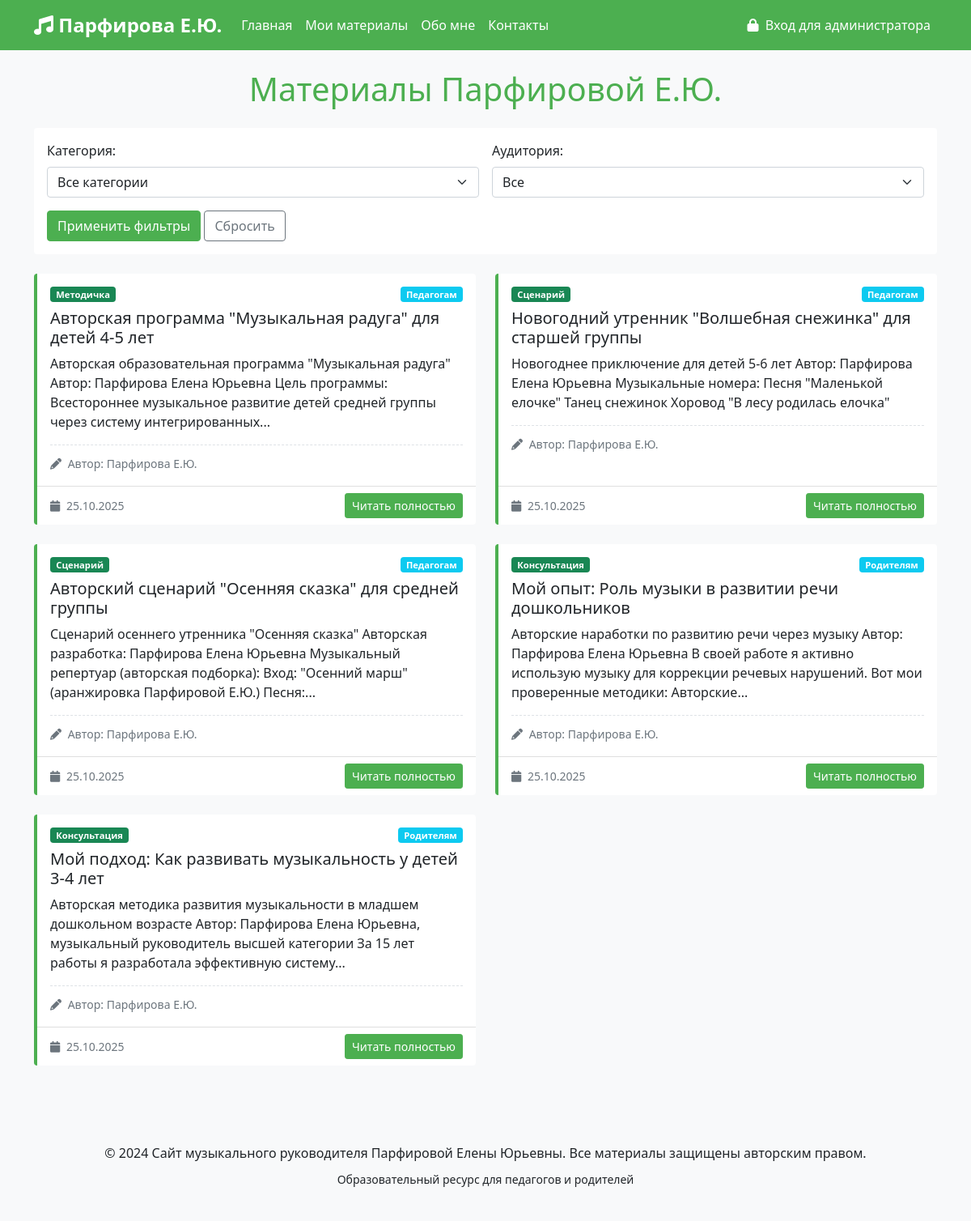
The page /materials on the database its author committed.
### models.py (models this page shows)
class Material(db.Model):
    id = db.Column(db.Integer, primary_key=True)
    title = db.Column(db.String(200), nullable=False)
    content = db.Column(db.Text, nullable=False)
    category = db.Column(db.String(50), nullable=False)
    target_audience = db.Column(db.String(50), nullable=False)
    created_date = db.Column(db.DateTime, nullable=False, default=datetime.utcnow)
    file_path = db.Column(db.String(300))
    is_published = db.Column(db.Boolean, default=True)

### app.py (the view)
@app.route('/materials')
def materials():
    log_visit('materials')
    category = request.args.get('category', 'all')
    audience = request.args.get('audience', 'all')
    query = Material.query.filter_by(is_published=True)
    if category != 'all':
        query = query.filter_by(category=category)
    if audience != 'all':
        query = query.filter_by(target_audience=audience)
    materials_list = query.order_by(Material.created_date.desc()).all()
    return render_template('materials.html',
                         materials=materials_list,
                         current_category=category,
                         current_audience=audience)

### app.py (called while the page is built)
def log_visit(page):
    visit = PageVisit(
        page=page,
        ip_address=request.remote_addr
    )
    db.session.add(visit)
    db.session.commit()

### templates/materials.html (shortened to what this page needs)
{% extends "base.html" %}
{% block content %}
<div class="container mt-4">
    <h1 class="text-center mb-4" style="color: #4CAF50;">Материалы Парфировой Е.Ю.</h1>
    <div class="card mb-4">
        <div class="card-body">
            <form method="get" class="row g-3">
                <div class="col-md-6">
                    <label class="form-label">Категория:</label>
                    <select name="category" class="form-select">
                        <option value="all" {% if current_category=='all' %}selected{% endif %}>Все категории</option>
                    </select>
                </div>
                <div class="col-md-6">
                    <label class="form-label">Аудитория:</label>
                    <select name="audience" class="form-select">
                        <option value="all" {% if current_audience=='all' %}selected{% endif %}>Все</option>
                    </select>
                </div>
                <div class="col-12">
                    <button type="submit" class="btn btn-success">Применить фильтры</button>
                    <a href="{{ url_for('materials') }}" class="btn btn-outline-secondary">Сбросить</a>
                </div>
            </form>
        </div>
    </div>
    <div class="row">
        {% for material in materials %}
        <div class="col-lg-6 mb-4">
            <div class="card h-100 material-card">
                <div class="card-body">
                    <div class="d-flex justify-content-between align-items-start mb-2">
                        <span class="badge bg-success">
                            {% if material.category == 'consultation' %}Консультация
                            {% elif material.category == 'scenario' %}Сценарий
                            {% elif material.category == 'methodical' %}Методичка
                            {% else %}Статья{% endif %}
                        </span>
                        <span class="badge bg-info">
                            {% if material.target_audience == 'teachers' %}Педагогам
                            {% elif material.target_audience == 'parents' %}Родителям
                            {% else %}Всем{% endif %}
                        </span>
                    </div>
                    <h5 class="card-title">{{ material.title }}</h5>
                    <p class="card-text">
                        {{ material.content | striptags | truncate(200) }}
                    </p>
                    <div class="author-signature">
                        <small class="text-muted">
                            <i class="fas fa-pencil-alt me-1"></i>
                            Автор: Парфирова Е.Ю.
                        </small>
                    </div>
                </div>
                <div class="card-footer bg-transparent">
                    <div class="d-flex justify-content-between align-items-center">
                        <small class="text-muted">
                            <i class="fas fa-calendar me-1"></i>
                            {{ material.created_date.strftime('%d.%m.%Y') }}
                        </small>
                        <a href="{{ url_for('material_detail', material_id=material.id) }}"
                            class="btn btn-sm btn-success">
                            Читать полностью
                        </a>
                    </div>
                </div>
            </div>
        </div>
        {% endfor %}
    </div>
</div>
{% endblock %}

### static/css/style.css (style rules this page uses)
:root { --primary-color: #4CAF50; --secondary-color: #FFC107; --accent-color: #2196F3; }
body { font-family: 'Segoe UI', Tahoma, Geneva, Verdana, sans-serif; background-color: #f8f9fa; }
.card { transition: transform 0.3s ease, box-shadow 0.3s ease; border: none; }
.badge { font-size: 0.7rem; }
.btn-success { background-color: var(--primary-color); border-color: var(--primary-color); }
.material-card { border-left: 4px solid var(--primary-color); }
.card { animation: fadeIn 0.6s ease-out; }
.author-signature { border-top: 1px dashed #dee2e6; padding-top: 10px; margin-top: 15px; }

### rows shown on the page
Material: category "Методичка", target_audience "Педагогам", title "Авторская программа \"Музыкальная радуга\" для детей 4-5 лет", content "Авторская образовательная программа \"Музыкальная радуга\" Автор: Парфирова Елена Юрьевна Цель программы: Всестороннее музыкальное развитие детей средней группы через систему интегрированных...", created_date "25.10.2025"
Material: category "Сценарий", target_audience "Педагогам", title "Новогодний утренник \"Волшебная снежинка\" для старшей группы", content "Новогоднее приключение для детей 5-6 лет Автор: Парфирова Елена Юрьевна Музыкальные номера: Песня \"Маленькой елочке\" Танец снежинок Хоровод \"В лесу родилась елочка\"", created_date "25.10.2025"
Material: category "Сценарий", target_audience "Педагогам", title "Авторский сценарий \"Осенняя сказка\" для средней группы", content "Сценарий осеннего утренника \"Осенняя сказка\" Авторская разработка: Парфирова Елена Юрьевна Музыкальный репертуар (авторская подборка): Вход: \"Осенний марш\" (аранжировка Парфировой Е.Ю.) Песня:...", created_date "25.10.2025"
Material: category "Консультация", target_audience "Родителям", title "Мой опыт: Роль музыки в развитии речи дошкольников", content "Авторские наработки по развитию речи через музыку Автор: Парфирова Елена Юрьевна В своей работе я активно использую музыку для коррекции речевых нарушений. Вот мои проверенные методики: Авторские...", created_date "25.10.2025"
Material: category "Консультация", target_audience "Родителям", title "Мой подход: Как развивать музыкальность у детей 3-4 лет", content "Авторская методика развития музыкальности в младшем дошкольном возрасте Автор: Парфирова Елена Юрьевна, музыкальный руководитель высшей категории За 15 лет работы я разработала эффективную систему...", created_date "25.10.2025"
